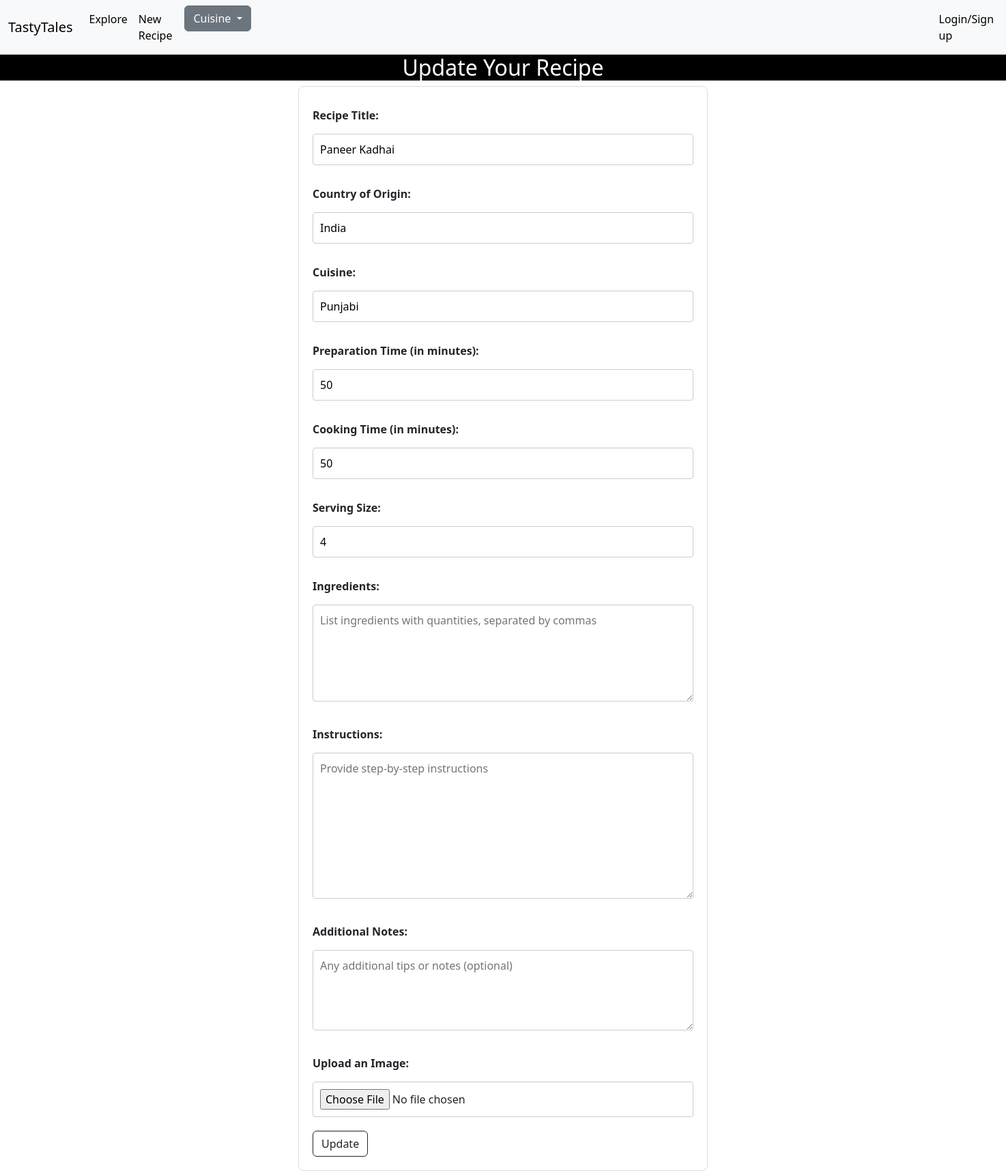
The app's page /update/6 with its own data.
### app.py (models this page shows, shortened)
class Recipe(db.Model):
    sno=db.Column(db.Integer, primary_key=True)
    title=db.Column(db.String(100), nullable=False)
    country=db.Column(db.String(100), nullable=False)
    cuisine=db.Column(db.String(100), nullable=False)
    prep_time=db.Column(db.Integer, nullable=False)
    cook_time=db.Column(db.Integer, nullable=False)
    serving=db.Column(db.Integer, nullable=False)
    ingredients=db.Column(db.String(1000), nullable=False)
    instructions=db.Column(db.String(1000), nullable=False)
    notes=db.Column(db.String(500), nullable=True)
    image=db.Column(db.LargeBinary, nullable=True)

### app.py (the view, shortened to what this page needs)
@app.route('/update/<int:sno>', methods=['GET','POST'])
def update(sno):
    recipe = Recipe.query.filter_by(sno=sno).first()
    return render_template('update.html', recipe=recipe)

### templates/update.html (shortened to what this page needs)
{% extends 'base.html' %}
    {% block content %}
</head>
<body>
<h2 style="text-align: center; color: #ffffff; background-color: black;">Update Your Recipe</h2>
<form action="/update/{{recipe.sno}}" method="POST" enctype="multipart/form-data" style=" background-color: #ffffff; max-width: 600px; margin: 0 auto; padding: 20px; border: 1px solid #ddd; border-radius: 8px;">
    <label for="title" style="display: block; margin-bottom: 10px; font-weight: bold;">Recipe Title:</label>
    <input type="text" id="title" name="title" placeholder="Enter the recipe title" required
           style="width: 100%; padding: 10px; margin-bottom: 20px; border: 1px solid #ccc; border-radius: 4px;" value="{{recipe.title}}">
    <label for="country" style="display: block; margin-bottom: 10px; font-weight: bold;">Country of Origin:</label>
    <input type="text" id="country" name="country" placeholder="Enter the country of origin" required
           style="width: 100%; padding: 10px; margin-bottom: 20px; border: 1px solid #ccc; border-radius: 4px;" value="{{recipe.country}}">
    <label for="cuisine" style="display: block; margin-bottom: 10px; font-weight: bold;">Cuisine:</label>
    <input type="text" id="cuisine" name="cuisine" placeholder="Enter the cuisine type" required
           style="width: 100%; padding: 10px; margin-bottom: 20px; border: 1px solid #ccc; border-radius: 4px;" value="{{recipe.cuisine}}">
    <label for="prep_time" style="display: block; margin-bottom: 10px; font-weight: bold;">Preparation Time (in minutes):</label>
    <input type="number" id="prep_time" name="prep_time" min="1" placeholder="Enter preparation time" required
           style="width: 100%; padding: 10px; margin-bottom: 20px; border: 1px solid #ccc; border-radius: 4px;" value="{{recipe.prep_time}}">
    <label for="cook_time" style="display: block; margin-bottom: 10px; font-weight: bold;">Cooking Time (in minutes):</label>
    <input type="number" id="cook_time" name="cook_time" min="1" placeholder="Enter cooking time" required
           style="width: 100%; padding: 10px; margin-bottom: 20px; border: 1px solid #ccc; border-radius: 4px;" value="{{recipe.cook_time}}">
    <label for="serving_size" style="display: block; margin-bottom: 10px; font-weight: bold;">Serving Size:</label>
    <input type="number" id="serving_size" name="serving_size" min="1" placeholder="Enter serving size" required
           style="width: 100%; padding: 10px; margin-bottom: 20px; border: 1px solid #ccc; border-radius: 4px;" value="{{recipe.serving}}">
    <label for="ingredients" style="display: block; margin-bottom: 10px; font-weight: bold;">Ingredients:</label>
    <textarea id="ingredients" name="ingredients" rows="5" placeholder="List ingredients with quantities, separated by commas" required
              style="width: 100%; padding: 10px; margin-bottom: 20px; border: 1px solid #ccc; border-radius: 4px;" value="{{recipe.ingredients}}"></textarea>
    <label for="instructions" style="display: block; margin-bottom: 10px; font-weight: bold;">Instructions:</label>
    <textarea id="instructions" name="instructions" rows="8" placeholder="Provide step-by-step instructions" required
              style="width: 100%; padding: 10px; margin-bottom: 20px; border: 1px solid #ccc; border-radius: 4px;" value="{{recipe.instructions}}"></textarea>
    <label for="notes" style="display: block; margin-bottom: 10px; font-weight: bold;">Additional Notes:</label>
    <textarea id="notes" name="notes" rows="4" placeholder="Any additional tips or notes (optional)"
              style="width: 100%; padding: 10px; margin-bottom: 20px; border: 1px solid #ccc; border-radius: 4px;" value="{{recipe.notes}}"></textarea>
    <label for="image" style="display: block; margin-bottom: 10px; font-weight: bold;">Upload an Image:</label>
    <input type="file" id="image" name="image" accept="image/*"
                style="width: 100%; padding: 10px; margin-bottom: 20px; border: 1px solid #ccc; border-radius: 4px;">
    <button type="submit" class="btn btn-outline-dark">
        Update
    </button>
</form>
{% endblock %}

### templates/update.html (style rules this page uses)
label { margin-top: 10px; font-weight: bold; }
input, textarea, select { padding: 10px; margin-top: 5px; border-radius: 5px; border: 1px solid #ccc; font-size: 16px; }

### records on screen
Recipe: title "Paneer Kadhai", country "India", cuisine "Punjabi", prep_time "50", cook_time "50", serving_size "4", ingredients "List ingredients with quantities, separated by commas", instructions "Provide step-by-step instructions", notes "Any additional tips or notes (optional)"
